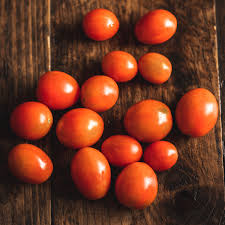
#> input picture apple_tomato_class/test/tomatoes/tomato_001.jpg, 225 x 225 px, found by its file name; its folder holds only this picture in this run
$ jupyter execute --allow-errors '苹果-西红柿-检测-数据扩充与预处理.ipynb'
#> lines starting #> are read from the running program, lines starting #| are printed output that depends on the picture
# 图像预处理

## 调整图像像素大小，生成灰度图并进行二值化处理

[cell 1]
import cv2

def preprocess_image(image_path, target_size=(200, 200)):
    # 读取图像
    image = cv2.imread(image_path)

    # 调整大小
    resized_image = cv2.resize(image, target_size)

    # 转换为灰度图像
    gray_image = cv2.cvtColor(resized_image, cv2.COLOR_BGR2GRAY)

    # 二值化
    _, binary_image = cv2.threshold(gray_image, 125, 255, cv2.THRESH_BINARY)

    return binary_image

# 示例用法
image_path = "K:\\1900.png"
#> (the rest of this cell did not finish here and is left out)

[cell 2]
import cv2

def process_image(image_path):
    # 读取图像
    image = cv2.imread(image_path)

    # 转换为灰度图像
    gray_image = cv2.cvtColor(image, cv2.COLOR_BGR2GRAY)

    # 进行图像二值化
    _, binary_image = cv2.threshold(gray_image, 120, 255, cv2.THRESH_BINARY)

    # 反转二值化图像
    inverted_image = cv2.bitwise_not(binary_image)

    return inverted_image

# 示例用法
image_path = "K:\\1900.png"
#> (the rest of this cell did not finish here and is left out)

# 图片重命名脚本

[cell 3]
import os

def rename_images(folder_path, prefix="tomato"):
    # 获取文件夹中的所有文件名
#> called with folder_path = 'S:\\apple_tomato_class\\test\\tomatoes', prefix = 'tomato'
    files = os.listdir(folder_path)

    # 统计图片文件的数量
    image_count = sum(1 for file in files if file.lower().endswith(('.png', '.jpg', '.jpeg', '.gif', '.bmp')))

    # 遍历文件夹中的所有图片文件，并进行重命名
    for index, file in enumerate(files):
        if file.lower().endswith(('.png', '.jpg', '.jpeg', '.gif', '.bmp')):
            # 生成新的文件名
            new_filename = f"{prefix}_{index + 1:03d}.jpg"

            # 构建完整的文件路径
            old_filepath = os.path.join(folder_path, file)
            new_filepath = os.path.join(folder_path, new_filename)

            # 重命名文件
            os.rename(old_filepath, new_filepath)
            print(f"Renamed {file} to {new_filename}")

# 示例用法
folder_path = "S:\\apple_tomato_class\\test\\tomatoes"  # 替换为你的文件夹路径
rename_images(folder_path)

# 数据扩充脚本

[cell 4]
import os
from PIL import Image

def rotate_images(folder_path):
    # 获取文件夹中的所有文件名
#> called with folder_path = 'S:\\apple_tomato_class\\train\\tomatoes'
    files = os.listdir(folder_path)

    # 创建保存旋转图像的文件夹
    output_folder = os.path.join(folder_path, "rotated_images")
    os.makedirs(output_folder, exist_ok=True)

    # 遍历文件夹中的所有图片文件，并进行旋转处理
    for file in files:
        if file.lower().endswith(('.png', '.jpg', '.jpeg', '.gif', '.bmp')):
            # 构建完整的文件路径
            image_path = os.path.join(folder_path, file)

            # 打开图像文件
            with Image.open(image_path) as image:
                # 分别进行90度、180度、270度的旋转
#> image is the input picture: PIL image 225x225 RGB; mean R, G, B 115.6, 53.9, 33.5
                for angle in [90, 180, 270]:
                    rotated_image = image.rotate(angle, expand=True)

                    # 构建保存旋转后图像的文件路径
                    output_path = os.path.join(output_folder, f"{os.path.splitext(file)[0]}_{angle}.jpg")

                    # 保存旋转后的图像
                    rotated_image.save(output_path)
                    print(f"Rotated {file} by {angle} degrees and saved as {os.path.basename(output_path)}")
#> this loop made 3 passes
#> pass 1, in rotate_images, `rotated_image = image.rotate(angle, expand=True)`:
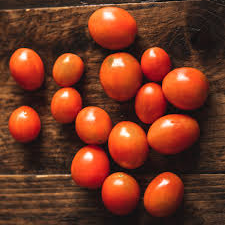
#> rotated_image: PIL image 225x225 RGB; mean R, G, B 115.6, 53.9, 33.5
#> pass 2, in rotate_images, `rotated_image = image.rotate(angle, expand=True)`:
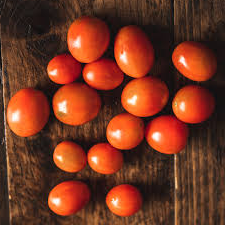
#> rotated_image: PIL image 225x225 RGB; mean R, G, B 115.6, 53.9, 33.5
#> pass 3, in rotate_images, `rotated_image = image.rotate(angle, expand=True)`:
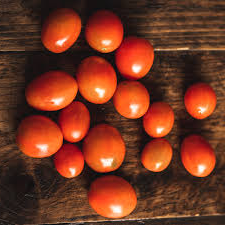
#> rotated_image: PIL image 225x225 RGB; mean R, G, B 115.6, 53.9, 33.5

# 示例用法
folder_path = "S:\\apple_tomato_class\\train\\tomatoes"  # 替换为你的文件夹路径
rotate_images(folder_path)

$ run again, on apple_tomato_class/test/tomatoes/tomato_005.jpg
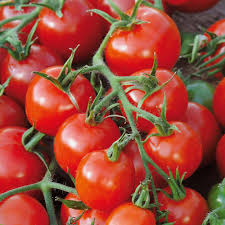
#> input picture apple_tomato_class/test/tomatoes/tomato_005.jpg, 225 x 225 px, found by its file name
#> in rotate_images, image is the input picture: PIL image 225x225 RGB; mean R, G, B 156.8, 73.3, 56.1
#> the loop in rotate_images, `for angle in [90, 180, 270]:` made 3 passes
#> pass 1, in rotate_images, `rotated_image = image.rotate(angle, expand=True)`:
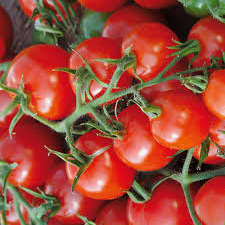
#> rotated_image: PIL image 225x225 RGB; mean R, G, B 156.8, 73.3, 56.1
#> pass 3, in rotate_images, `rotated_image = image.rotate(angle, expand=True)`:
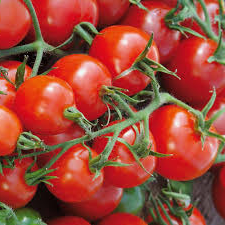
#> rotated_image: PIL image 225x225 RGB; mean R, G, B 156.8, 73.3, 56.1

$ run again, on apple_tomato_class/test/tomatoes/tomato_002.jpg
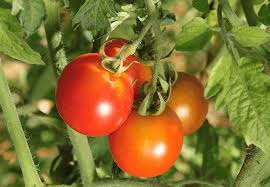
#> input picture apple_tomato_class/test/tomatoes/tomato_002.jpg, 270 x 187 px, found by its file name
#> in rotate_images, image is the input picture: PIL image 270x187 RGB; mean R, G, B 134.1, 114.9, 49.9
#> the loop in rotate_images, `for angle in [90, 180, 270]:` made 3 passes
#> pass 1, in rotate_images, `rotated_image = image.rotate(angle, expand=True)`:
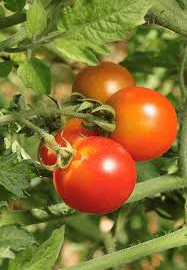
#> rotated_image: PIL image 187x270 RGB; mean R, G, B 134.1, 114.9, 49.9
#> pass 3, in rotate_images, `rotated_image = image.rotate(angle, expand=True)`:
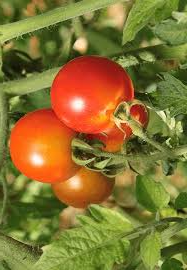
#> rotated_image: PIL image 187x270 RGB; mean R, G, B 134.1, 114.9, 49.9
